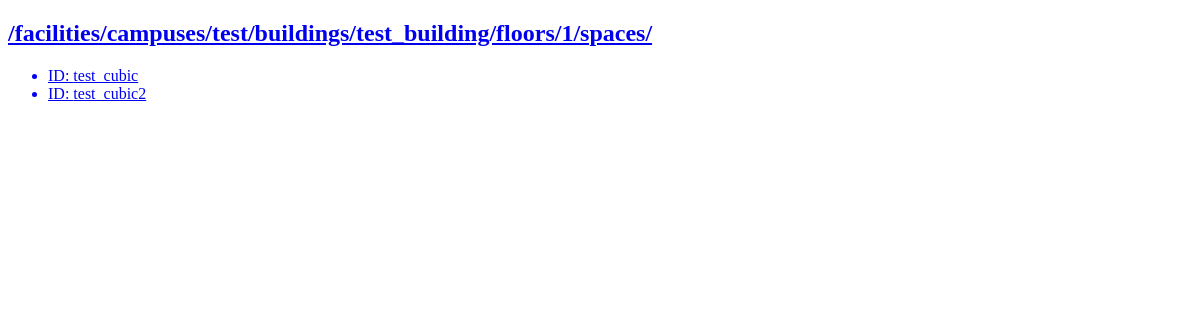
Before: /facilities/campuses/test/buildings/test_building/floors/1/spaces/test_space/cubics/ with the older database file.
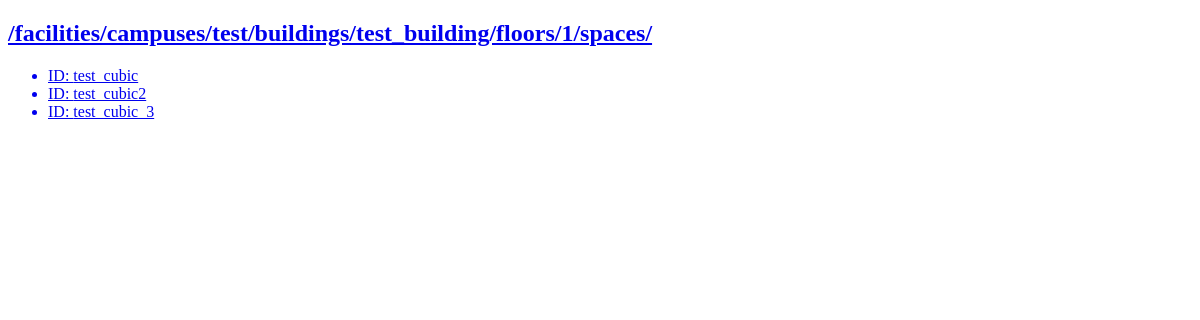
After: the same page with the newer database file.
### facilities/models.py (models this page shows, shortened)
class Cubic(models.Model):
    id = models.CharField(primary_key=True, max_length=MAX_LENGTH)
    type = models.CharField(choices=(('shared', 'shared'), ('private', 'private')), max_length=MAX_LENGTH)
    space = models.ForeignKey(Space, on_delete=models.CASCADE)
    focal_point = models.ForeignKey(FocalPoint, on_delete=models.CASCADE)#Todo: think how to enforce only focal point users
    area = models.DecimalField(decimal_places=5, max_digits=10)

### facilities/views.py (the view)
def display_space(request,campus_id,building_id,floor_num,space_id):
    wanted_campus = get_object_or_404(Campus, id=campus_id)
    wanted_building = get_object_or_404(Building, campus=wanted_campus, id=building_id)
    wanted_floor = get_object_or_404(Floor, building=wanted_building, floor_num=int(floor_num))
    wanted_space = get_object_or_404(Space,floor=wanted_floor,id=space_id)
    cubics = Cubic.objects.filter(space=wanted_space)
    return render(request, 'facilities/cubics.html', {'items': cubics,'campus_id':campus_id,'building_id':building_id,
                                                      'floor_num':floor_num,'space_id':space_id})

### facilities/templates/facilities/cubics.html (shortened to what this page needs)
<!DOCTYPE html>
<html lang="en">
<head>
</head>
<body>
    <h2>
        <a href="{% url 'facilities:floor_spaces' campus_id=campus_id building_id=building_id floor_num=floor_num%}">
            {% url 'facilities:floor_spaces' campus_id=campus_id building_id=building_id floor_num=floor_num%}
        </a>
    </h2>
        <ul>
        {% for item in items%}
            <a href="{% url 'facilities:cubic' campus_id=campus_id building_id=building_id floor_num=floor_num space_id=space_id cubic_id=item.id %}">
                  <li>
                    ID: {{ item.id }}
                  </li>
            </a>
        {% endfor %}
    </ul>
</body>
</html>

Changed rows visible on the page:
added Cubic: id "test_cubic_3"
